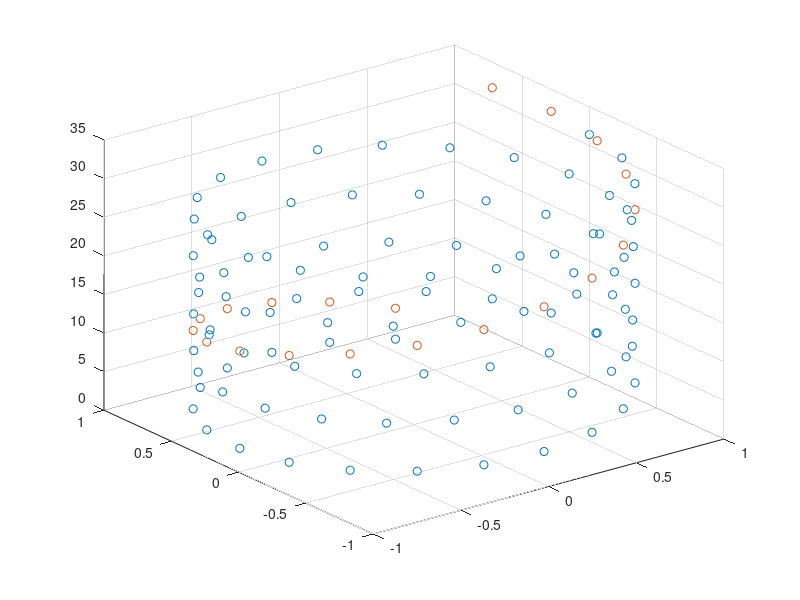

Source code (MATLAB):
theta = linspace(1,10*pi);
X = cos(theta);
Y = sin(theta);
Z = theta;
scatter3(X,Y,Z)
zlim manual
hold on 
Znew = 5*theta;
scatter3(X,Y,Znew)
hold off